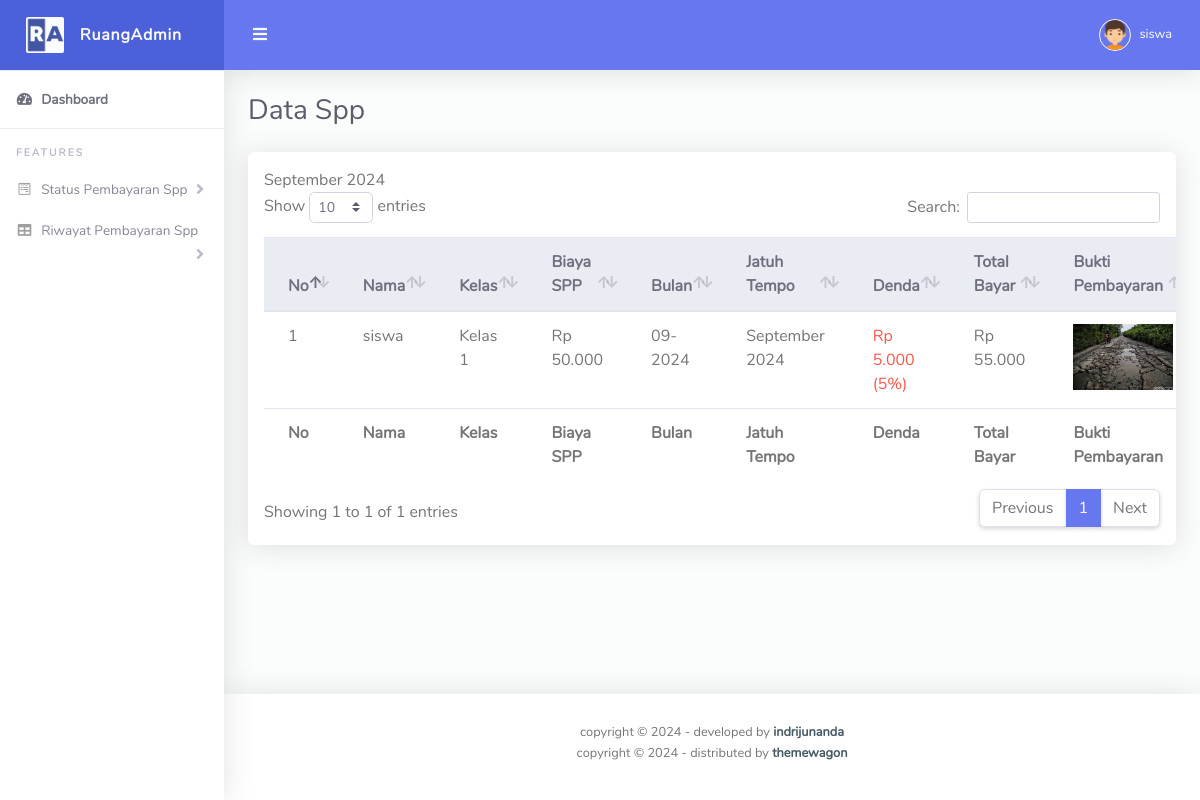
Screenshot of /siswa/spp.php (signed in) with the database file from the repository.
### tables this page shows
CREATE TABLE `pembayaran_221043` (
  `id_221043` int(11) NOT NULL,
  `siswa_id_221043` int(11) DEFAULT NULL,
  `spp_id_221043` int(11) DEFAULT NULL,
  `tanggal_bayar_221043` date DEFAULT NULL,
  `bukti_pembayaran_221043` varchar(255) DEFAULT NULL,
  `bulan_221043` varchar(255) NOT NULL,
  `status_221043` enum('pending','lunas') DEFAULT 'pending'
);

CREATE TABLE `siswa_221043` (
  `id_221043` int(11) NOT NULL,
  `nama_221043` varchar(255) NOT NULL,
  `username_221043` varchar(255) NOT NULL,
  `id_kelas_221043` int(11) NOT NULL,
  `alamat_221043` text DEFAULT NULL,
  `orangtua_id_221043` int(11) DEFAULT NULL,
  `password_221043` varchar(255) NOT NULL
);

CREATE TABLE `kelas_221043` (
  `id_221043` int(11) NOT NULL,
  `kelas_221043` varchar(255) NOT NULL
);

CREATE TABLE `spp_221043` (
  `id_221043` int(11) NOT NULL,
  `id_kelas_221043` int(11) NOT NULL,
  `biaya_221043` decimal(10,0) NOT NULL
);

### siswa/spp.php (the view, shortened to what this page needs)
<?php
include '../koneksi.php';
$siswa_id = $_SESSION['id_siswa'];
function hitungDenda($tanggal_jatuh_tempo, $biaya_spp) {
  $denda_per_bulan = 0.05;
  $sekarang = new DateTime();
  $jatuh_tempo = new DateTime($tanggal_jatuh_tempo);
  $interval = $jatuh_tempo->diff($sekarang);
  $selisih_bulan = ($interval->y * 12) + $interval->m;
  $total_denda = $biaya_spp * $denda_per_bulan * $selisih_bulan;
  return $total_denda;
}
$tampil = mysqli_query($koneksi, "SELECT
    pembayaran_221043.*,
    siswa_221043.nama_221043 AS nama_siswa,
    spp_221043.biaya_221043 AS biaya_spp,
    kelas_221043.kelas_221043 AS kelas,
    DATE_FORMAT(CONCAT('2024-', SUBSTRING(pembayaran_221043.bulan_221043, 1, 2), '-01'), '%Y-%m-%d') as tanggal_jatuh_tempo
FROM
    pembayaran_221043
JOIN
    siswa_221043 ON pembayaran_221043.siswa_id_221043 = siswa_221043.id_221043
JOIN
    kelas_221043 ON siswa_221043.id_kelas_221043 = kelas_221043.id_221043
JOIN
    spp_221043 ON siswa_221043.id_kelas_221043 = spp_221043.id_kelas_221043
WHERE
    pembayaran_221043.siswa_id_221043 = '$siswa_id'");
?>
<!DOCTYPE html>
<html lang="en">
<head>
  <link href="../assets/vendor/fontawesome-free/css/all.min.css" rel="stylesheet" type="text/css">
  <link href="../assets/vendor/bootstrap/css/bootstrap.min.css" rel="stylesheet" type="text/css">
  <link href="../assets/css/ruang-admin.min.css" rel="stylesheet">
  <link href="../assets/vendor/datatables/dataTables.bootstrap4.min.css" rel="stylesheet">
</head>
<body id="page-top">
  <div id="wrapper">
    <ul class="navbar-nav sidebar sidebar-light accordion" id="accordionSidebar">
      <a class="sidebar-brand d-flex align-items-center justify-content-center" href="index.php">
        <div class="sidebar-brand-icon">
          <img src="img/logo/logo2.png">
        </div>
        <div class="sidebar-brand-text mx-3">RuangAdmin</div>
      </a>
      <hr class="sidebar-divider my-0">
      <li class="nav-item active">
        <a class="nav-link" href="index.php">
          <i class="fas fa-fw fa-tachometer-alt"></i>
          <span>Dashboard</span></a>
      </li>
      <hr class="sidebar-divider">
      <div class="sidebar-heading">
        Features
      </div>
      <li class="nav-item">
        <a class="nav-link collapsed" href="#" data-toggle="collapse" data-target="#collapseForm" aria-expanded="true"
          aria-controls="collapseForm">
          <i class="fab fa-fw fa-wpforms"></i>
          <span>Status Pembayaran Spp</span>
        </a>
      </li>
      <li class="nav-item">
        <a class="nav-link collapsed" href="#" data-toggle="collapse" data-target="#collapseTable" aria-expanded="true"
          aria-controls="collapseTable">
          <i class="fas fa-fw fa-table"></i>
          <span>Riwayat Pembayaran Spp</span>
        </a>
      </li>
    </ul>
    <div id="content-wrapper" class="d-flex flex-column">
      <div id="content">
        <nav class="navbar navbar-expand navbar-light bg-navbar topbar mb-4 static-top">
          <button id="sidebarToggleTop" class="btn btn-link rounded-circle mr-3">
            <i class="fa fa-bars"></i>
          </button>
          <ul class="navbar-nav ml-auto">
            <li class="nav-item dropdown no-arrow">
              <a class="nav-link dropdown-toggle" href="#" id="userDropdown" role="button" data-toggle="dropdown"
                aria-haspopup="true" aria-expanded="false">
                <img class="img-profile rounded-circle" src="../assets/img/boy.png" style="max-width: 60px">
                <span class="ml-2 d-none d-lg-inline text-white small"><?= $_SESSION['nama_siswa'] ?></span>
              </a>
            </li>
          </ul>
        </nav>
        <div class="container-fluid" id="container-wrapper">
          <div class="d-sm-flex align-items-center justify-content-between mb-4">
            <h1 class="h3 mb-0 text-gray-800">Data Spp</h1>
          </div>
          <div class="row">
            <div class="col-lg-12">
              <div class="card mb-4">
                <div class="table-responsive p-3">
                  <table class="table align-items-center table-flush" id="dataTable">
                    <thead class="thead-light">
                      <tr>
                            <th>No</th>
                            <th>Nama</th>
                            <th>Kelas</th>
                            <th>Biaya SPP</th>
                            <th>Bulan</th>
                            <th>Jatuh Tempo</th>
                            <th>Denda</th>
                            <th>Total Bayar</th>
                            <th>Bukti Pembayaran</th>
                      </tr>
                    </thead>
                    <tfoot>
                      <tr>
                            <th>No</th>
                            <th>Nama</th>
                            <th>Kelas</th>
                            <th>Biaya SPP</th>
                            <th>Bulan</th>
                            <th>Jatuh Tempo</th>
                            <th>Denda</th>
                            <th>Total Bayar</th>
                            <th>Bukti Pembayaran</th>
                      </tr>
                    </tfoot>
                    <tbody>
                    <?php
                        $no = 1;
                        while($data = mysqli_fetch_array($tampil)):
                            $denda = hitungDenda($data['tanggal_jatuh_tempo'], $data['biaya_spp']);
                            $total_bayar = $data['biaya_spp'] + $denda;
                            $date = $data['bulan_221043'];
                            if ($date) {
                                list($month, $year) = explode('-', $date);
                                $bulan_indo = [
                                    '01' => 'Januari',
                                    '02' => 'Februari',
                                    '03' => 'Maret',
                                    '04' => 'April',
                                    '05' => 'Mei',
                                    '06' => 'Juni',
                                    '07' => 'Juli',
                                    '08' => 'Agustus',
                                    '09' => 'September',
                                    '10' => 'Oktober',
                                    '11' => 'November',
                                    '12' => 'Desember'
                                ];
                            } else {
                                echo 'Tanggal tidak valid';
                            }
                        ?>
                      <tr>
                            <td><?= $no++ ?></td>
                            <td><?= $data['nama_siswa'] ?></td>
                            <td><?= $data['kelas'] ?></td>
                            <td>Rp <?= number_format($data['biaya_spp'], 0, ',', '.') ?></td>
                            <td><?= $data['bulan_221043'] ?></td>
                            <td><?= $bulan_indo[$month] . ' ' . $year?></td>
                            <td><?php
                                if ($denda > 0) {
                                  echo '<span class="text-danger">Rp ' . number_format($denda, 0, ',', '.') . ' (5%)</span>';
                                } else {
                                    echo '-';
                                }
                            ?></td>
                            <td>Rp <?= number_format($total_bayar, 0, ',', '.') ?></td>
                            <td>
                                <?php if (!empty($data['bukti_pembayaran_221043'])): ?>
                                    <img src="../orangtua/<?= $data['bukti_pembayaran_221043'] ?>" alt="Bukti Pembayaran" style="max-width: 100px; max-height: 100px;">
                                <?php else: ?>
                                    <span>Tidak ada bukti pembayaran</span>
                                <?php endif; ?>
                            </td>
                      </tr>
                      <?php
                      endwhile;
                      ?>
                    </tbody>
                  </table>
                </div>
              </div>
            </div>
          </div>
        </div>
      </div>
      <footer class="sticky-footer bg-white">
        <div class="container my-auto">
          <div class="copyright text-center my-auto">
            <span>copyright &copy; <script> document.write(new Date().getFullYear()); </script> - developed by
              <b><a href="https://indrijunanda.gitlab.io/" target="_blank">indrijunanda</a></b>
            </span>
          </div>
        </div>
        <div class="container my-auto py-2">
          <div class="copyright text-center my-auto">
            <span>copyright &copy; <script> document.write(new Date().getFullYear()); </script> - distributed by
              <b><a href="https://themewagon.com/" target="_blank">themewagon</a></b>
            </span>
          </div>
        </div>
      </footer>
    </div>
  </div>
</body>
</html>

### rows the page displays
pembayaran_221043: siswa_id_221043.nama_221043 "siswa", kelas_221043.kelas_221043 "Kelas 1", spp_id_221043.biaya_221043 "50.000", bulan_221043 "09-2024", month "September", year "2024", denda "5.000", total_bayar "55.000", bukti_pembayaran_221043 (picture)

### other values shown
$_SESSION['nama_siswa'] "siswa"
